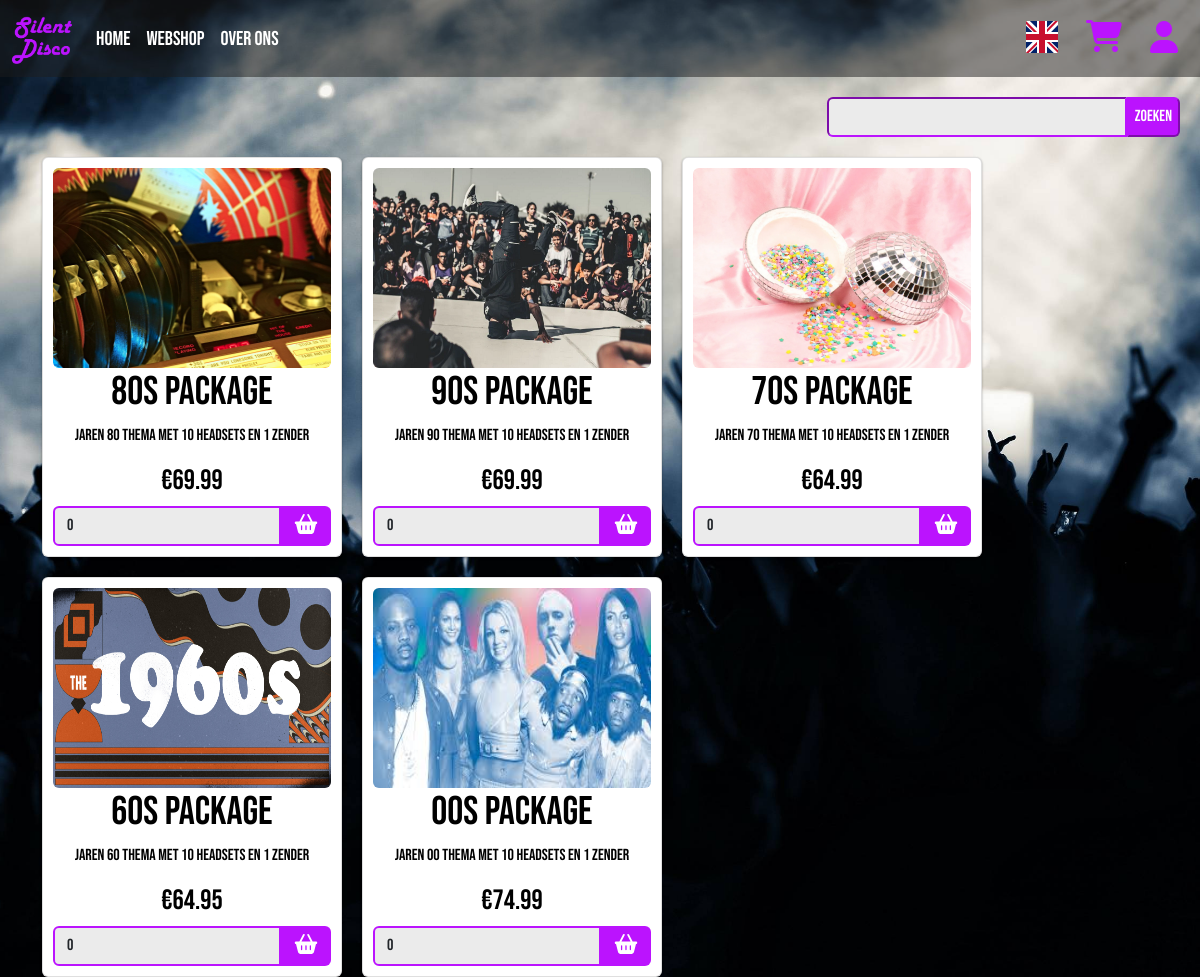
Screenshot of /webshop.php with the database file from the repository.
### tables this page shows
CREATE TABLE `products` (
  `ProductID` int(11) NOT NULL,
  `Name` varchar(50) NOT NULL,
  `Description` varchar(255) DEFAULT NULL,
  `Stock` int(11) NOT NULL,
  `Price` decimal(65,2) NOT NULL,
  `Creation_Date` timestamp NOT NULL DEFAULT current_timestamp(),
  `Created_By` int(11) DEFAULT NULL,
  `description_en` varchar(255) DEFAULT NULL
);

CREATE TABLE `images` (
  `ImageID` int(11) NOT NULL,
  `File_Name` varchar(255) NOT NULL,
  `File_Path` text NOT NULL,
  `Creation_Date` timestamp NOT NULL DEFAULT current_timestamp()
);

### Database.php (called while the page is built)
<?php
class Database {
	private string $host = 'localhost';
	private string $dbname = 'stilteaubv';
	protected $connection;
	public function __construct(string $user, string $pass) {
		if(!isset($this->connection) && empty($this->connection)) {
			try {
				$this->connection = new PDO('mysql:host=' . $this->host . ';dbname=' . $this->dbname, $user, $pass);
			} catch (PDOException $e) {
				return $e;
			}
		}
		return $this->connection;
	}
}
?>

### ProductManager.php (called while the page is built, shortened)
<?php
require_once("Crud.php");
require_once("Product.php");
require_once('Image.php');
class ProductManager {
    private Crud $crud;
    private array $products = array();
    public function __construct() {
        $this->crud = new Crud('root', '');
    }
    public function getCatalog($searchTerm = "") : void {
        $results = $this->crud->getProductsSearch($searchTerm);
        foreach($results as $result) {
            if($_SESSION['lang'] === 'lang_nl') {
                $add_product = new Product($result["ProductID"], $result["Name"], $result["Description"], $result["Stock"], $result["Price"], $result["ImageID"],$result["File_Name"], $result["File_Path"]);
                array_push($this->products, $add_product);
            } elseif($_SESSION['lang'] ==='lang_en') {
                $add_product = new Product($result["ProductID"], $result["Name"], $result["description_en"], $result["Stock"], $result["Price"], $result["ImageID"],$result["File_Name"], $result["File_Path"]);
                array_push($this->products, $add_product);
            }
        }
    }
    public function getProducts() : array {
        return $this->products;
    }
}

### product.php (called while the page is built, shortened)
<?php
require_once('Image.php');
class Product extends Image {
	private int $id;
	private string $name;
	private string $desc;
	private float $price;
	function  __construct($id, $name, $desc, $stock, $price, $imageID, $imageName, $imageFilePath) {
		$this->id = $id;
		$this->name = $name;
		$this->desc = $desc;
		$this->price = $price;
		$this->imageFilePath = $imageFilePath;
	}
	public function getPrice() : float {
		return $this->price;
	}
	public function getName() : string {
		return $this->name;
	}
	public function getDescription() : string {
		return $this->desc;
	}
	public function getProductID() : int {
		return $this->id;
	}
}
?>

### Crud.php (called while the page is built, shortened)
<?php
require_once('Database.php');
class Crud extends Database {
	public function getProductsSearch(string $searchTerm = "") {
		try {
			$searchTerm = "%$searchTerm%";
			$select = $this->connection->prepare("SELECT prd.*, img.ImageID, img.File_Name, img.File_Path FROM products prd INNER JOIN `products-images` pi on prd.ProductID = pi.ProductID INNER JOIN `images` img on pi.ImageID = img.ImageID WHERE name LIKE :search OR description LIKE :search");
			$select->bindParam(':search', $searchTerm, PDO::PARAM_STR);
			$select->execute();
			return $select->fetchall(PDO::FETCH_ASSOC);
		} catch(PDOException $e) {
			echo $e;
		}
	}
}
?>

### image.php (called while the page is built, shortened)
<?php
class Image {
	protected ?string $imageFilePath;
	public function getImageFilePath() : string  {
		return $this->imageFilePath;
	}
}
?>

### webshop.php (the view, shortened to what this page needs)
<!DOCTYPE html>
<?php
    include('header.php'); $_SESSION['url'] = $_SERVER['REQUEST_URI'];
    require_once('ProductManager.php');
    $ProductManager = new ProductManager();
?>
<head>
    <link href="https://cdn.jsdelivr.net/npm/bootstrap@5.1.1/dist/css/bootstrap.min.css" rel="stylesheet"
>
    <link rel="stylesheet" type="text/css" href="Style/base.css">
    <link rel="stylesheet" type="text/css" href="Style/webshop.css">
</head>
<body class="webshop">
        <?php include('messages.php');
        if($_SESSION['lang'] === 'lang_nl') {
            $errorMessage = 'Geen producten gevonden die voldoen aan de zoekopdracht';
            $searchBtn = 'Zoeken';
        } else {
            $errorMessage = 'No products associated with your search.';
            $searchBtn = 'Search';
        }
        ?>
    <div class="main">
        <form name="searchCatalog" class="searchCatalog" method="post" action="<?php echo $_SERVER['PHP_SELF']; ?>" >
            <input class="searchField" type="text" name="searchTerm"></br>
            <input class="searchBtn" type="submit" name="submit" value=<?php echo $searchBtn; ?>></br>
        </form>
        <div class="container">
            <?php
                $results = array();
                if((isset($_POST['searchTerm']) && (!empty($_POST['searchTerm'])))) {
                    $results = array();
                    $searchTerm = htmlspecialchars($_POST['searchTerm']);
                    $ProductManager->getCatalog($searchTerm);
                    $results = $ProductManager->getProducts();
                    if (empty($results)) {
                        echo $errorMessage;
                        $ProductManager->addSearchTerm($searchTerm, 0);
                    } else {
                        $ProductManager->addSearchTerm($searchTerm, 1);
                    }
                } else {
                    $ProductManager->getCatalog();
                    $results = $ProductManager->getProducts();
                }
                foreach($results as $result) {
            ?>
            <div class="card">
                <div class= "cardContent">
                    <form action="addCart.php?id=<?php echo $result->getProductID();?>" method="post">
                        <img src=<?php
                            if(empty($result->getImageFilePath())){
                                echo"./Images/Logo.png";
                            } else {
                                echo "./".$result->getImageFilePath();
                            }
                        ?> alt="Logo">
                        <h1><?php echo $result->getName();?></h1>
                        <p><?php echo $result->getDescription();?></p>
                        <h3><?php echo "€" . $result->getPrice();?></h3>
                        <div class="shopFlex">
                            <input type="number" class="form-control" placeholder="Aantal" name="hoeveelheid" id="hoeveelheid" value=0 min="0">
                            <button type="submit" name="addcart" value="addcart" class="shopbtn" id="addBtn">
                                <img src="./Images/basket-shopping-solid.svg" alt="basket">
                            </button>
                        </div>
                    </form>
                </div>
            </div>
            <?php
            }
            ?>
        </div>
    </div>
</body>
</html>

### header.php (shortened to what this page needs)
<link href="https://cdn.jsdelivr.net/npm/bootstrap@5.1.1/dist/css/bootstrap.min.css" rel="stylesheet"
>
<link rel="stylesheet" type="text/css" href="Style/base.css">
    <nav class="navbar sticky-top navbar-expand-lg navbar-light">
        <div class="container-fluid" onclick="hidePopup()">
            <a class="navbar-brand">
                <img src="Images/Logo.png" alt="" width="60" height="auto">
            </a>
			<div class="navbar-collapse collapse" id="navbarNav">
				<ul class="nav navbar-nav">
					<li class="nav-item">
						<a class="nav-link" aria-current="page" href="index.php" id="index">Home</a>
					</li>
					<li class="nav-item">
						<a class="nav-link" aria-current="page" href="webshop.php" id="webshop">Webshop</a>
					</li>
					<?php if($_SESSION['lang'] === 'lang_nl')  {
						$about = 'Over Ons';
					} else
						$about = 'About Us';?>
					<li class="nav-item">
						<a class="nav-link" href="overons.php" id="overons"><?php echo $about; ?></a>
					</li>
				</ul>
				<ul class="navbar-nav position-absolute end-0 mx-3">
					<?php
					if(isset($_SESSION['lang']) && !empty($_SESSION['lang'])) {
						if($_SESSION['lang'] == 'lang_nl') {
							$buttonVal = 'English';
							echo "<form class = 'LangForm' name='lang_form' action='change_lang.php' method='POST'>
							<button type='submit' name='langButton' value='{$buttonVal}'>
							<img src='./Images/gb.svg' alt='EnglishFlag'>
							</button>
							</form>";
						}
					}
					?>
					<?php
						if (empty($_SESSION['cart'])) {
							echo "<li class='nav-btn'>";
							echo "<span class= 'fa-stack has-badge'>";
							echo "<i class='fa fa-shopping-cart fa-stack-2x icon'></i>";
							echo "</span>";
							echo "</li>";
						}
					?>
					<li class="nav-btn">
						<button onclick="openForm()">
							<i class="fa-solid fa-user fa-2x icon"></i>
						</button>
					</li>
				</ul>
			</div>
		</div>
	</nav>

### Style/base.css (style rules this page uses)
body, html { height: 100%; color: white; background-color: rgb(54, 54, 54); font-family: 'Bebas Neue', cursive; }
li, a, button { font-weight: 500; font-size: 16px; color: white; text-decoration: none; }
.navbar { background-color: rgba(29, 29, 29,0.5); display: flex; text-align: center; }
.LangForm button { background-color: transparent; border-style: none; }
.navbar-nav .nav-item .nav-link { position: relative; font-weight: 500; font-size: 20px; color: white; text-decoration: none; }
.navbar-nav .nav-item .nav-link:before { position: absolute; content: ''; left: 0; bottom: 0; height: 3px; width: 100%; background: #BB13FE; transform: scaleX(0); transform-origin: right; transition: transform .4s linear; }
.nav-btn { padding-left: 20px; }
.nav-btn button { background-color: transparent; border-style: none; }
.icon { color: #BB13FE; }

### Style/webshop.css (style rules this page uses)
.main { margin: 20px; }
.webshop { background-color: rgb(54, 54, 54); background-image: url("../Images/aanbodBackground.jpg"); background-repeat: no-repeat; background-position: center; background-size: cover; }
.container { display: flex; flex-wrap: wrap; gap: 20px; }
.card { background:#fff; padding:5px; border-radius:6px; box-shadow: 0 1px 3px rgba(0,0,0,0.12), 0 1px 2px rgba(0,0,0,0.24); width: 300px; text-align: center; color: black; }
.cardContent { padding:5px; border-radius:6px; }
.cardContent img { border-radius:6px; height: 200px; width: 100%; }
.searchCatalog { display: flex; flex-direction: row; padding-bottom: 20px; float: right; }
.searchCatalog .searchBtn { background-color: #BB13FE; color: white; border-color: #BB13FE; border-radius: 0px 6px 6px 0px; }
.searchCatalog .searchField { width: 300px; height: 40px; background-color: rgb(235, 235, 235); border-color: #BB13FE; border-radius: 6px 0px 0px 6px; }
.form-control { background-color: rgb(235, 235, 235); border-color: #BB13FE; border-width: 2px; border-radius: 6px 0px 0px 6px; }
.shopbtn { width: 100%; max-width: 50px; color: white; background-color: #BB13FE; border-style: none; border-radius: 0px 6px 6px 0px; }
.shopFlex { display: flex; }
.shopbtn img { height: 20px; }

### rows the page displays
products: images.File_Path (picture), Name "80s Package", Description "Jaren 80 thema met 10 headsets en 1 zender", Price "69.99"
products: images.File_Path (picture), Name "90s Package", Description "Jaren 90 thema met 10 headsets en 1 zender", Price "69.99"
products: images.File_Path (picture), Name "70s Package", Description "Jaren 70 thema met 10 headsets en 1 zender", Price "64.99"
products: images.File_Path (picture), Name "60s Package", Description "Jaren 60 thema met 10 headsets en 1 zender", Price "64.95"
products: images.File_Path (picture), Name "00s Package", Description "Jaren 00 thema met 10 headsets en 1 zender", Price "74.99"

### other values shown
$about "Over Ons"
